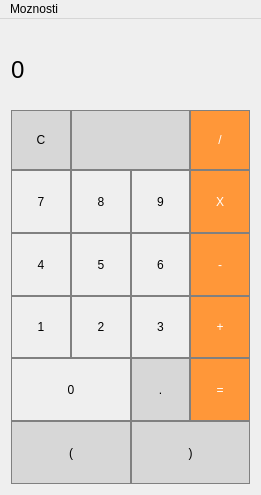
<?xml version="1.0" encoding="UTF-8"?>
<ui version="4.0">
 <class>MainWindow</class>
 <widget class="QMainWindow" name="MainWindow">
  <property name="geometry">
   <rect>
    <x>0</x>
    <y>0</y>
    <width>261</width>
    <height>495</height>
   </rect>
  </property>
  <property name="windowTitle">
   <string>Kalkulačka</string>
  </property>
  <property name="windowIcon">
   <iconset resource="img.qrc">
    <normaloff>:/img/calcu.png</normaloff>:/img/calcu.png</iconset>
  </property>
  <widget class="QWidget" name="centralWidget">
   <layout class="QHBoxLayout" name="horizontalLayout_7">
    <item>
     <layout class="QVBoxLayout" name="verticalLayout_2">
      <property name="spacing">
       <number>0</number>
      </property>
      <property name="sizeConstraint">
       <enum>QLayout::SetMinimumSize</enum>
      </property>
      <item>
       <layout class="QVBoxLayout" name="verticalLayout">
        <property name="spacing">
         <number>0</number>
        </property>
        <property name="sizeConstraint">
         <enum>QLayout::SetMinimumSize</enum>
        </property>
        <item>
         <widget class="QLabel" name="Displej">
          <property name="sizePolicy">
           <sizepolicy hsizetype="Preferred" vsizetype="Preferred">
            <horstretch>0</horstretch>
            <verstretch>0</verstretch>
           </sizepolicy>
          </property>
          <property name="minimumSize">
           <size>
            <width>0</width>
            <height>80</height>
           </size>
          </property>
          <property name="maximumSize">
           <size>
            <width>16777215</width>
            <height>16777215</height>
           </size>
          </property>
          <property name="font">
           <font>
            <pointsize>18</pointsize>
           </font>
          </property>
          <property name="styleSheet">
           <string notr="true">QLabel {
  qproperty-alignment: 'AlignVCenter | AlignRight';
  border: 1px solid gray;
}

background-color : white;</string>
          </property>
          <property name="text">
           <string>0</string>
          </property>
         </widget>
        </item>
        <item>
         <layout class="QHBoxLayout" name="horizontalLayout_6">
          <property name="spacing">
           <number>0</number>
          </property>
          <property name="sizeConstraint">
           <enum>QLayout::SetMinimumSize</enum>
          </property>
          <item>
           <widget class="QPushButton" name="pushButton_vymaz">
            <property name="sizePolicy">
             <sizepolicy hsizetype="Preferred" vsizetype="Preferred">
              <horstretch>0</horstretch>
              <verstretch>0</verstretch>
             </sizepolicy>
            </property>
            <property name="minimumSize">
             <size>
              <width>0</width>
              <height>60</height>
             </size>
            </property>
            <property name="styleSheet">
             <string notr="true">QPushButton {
  background-color: rgb(215, 215, 215);
  border: 1px solid gray;
}
QPushButton:pressed {
    background-color: qlineargradient(x1: 0, y1: 0, x2: 0, y2: 1,
                                      stop: 0 #BEBEBE, stop: 1 #D7D7D7);
}</string>
            </property>
            <property name="text">
             <string>C</string>
            </property>
           </widget>
          </item>
          <item>
           <widget class="QPushButton" name="pushButton_backspace">
            <property name="enabled">
             <bool>true</bool>
            </property>
            <property name="sizePolicy">
             <sizepolicy hsizetype="Preferred" vsizetype="Preferred">
              <horstretch>0</horstretch>
              <verstretch>0</verstretch>
             </sizepolicy>
            </property>
            <property name="minimumSize">
             <size>
              <width>119</width>
              <height>60</height>
             </size>
            </property>
            <property name="styleSheet">
             <string notr="true">QPushButton {
  background-color: rgb(215, 215, 215);
  border: 1px solid gray;
}
QPushButton:pressed {
    background-color: qlineargradient(x1: 0, y1: 0, x2: 0, y2: 1,
                                      stop: 0 #BEBEBE, stop: 1 #D7D7D7);
}</string>
            </property>
            <property name="text">
             <string/>
            </property>
            <property name="icon">
             <iconset>
              <normalon>:/img/bckps.png</normalon>
             </iconset>
            </property>
            <property name="iconSize">
             <size>
              <width>30</width>
              <height>30</height>
             </size>
            </property>
           </widget>
          </item>
          <item>
           <widget class="QPushButton" name="pushButton_deleno">
            <property name="sizePolicy">
             <sizepolicy hsizetype="Preferred" vsizetype="Preferred">
              <horstretch>0</horstretch>
              <verstretch>0</verstretch>
             </sizepolicy>
            </property>
            <property name="minimumSize">
             <size>
              <width>50</width>
              <height>60</height>
             </size>
            </property>
            <property name="styleSheet">
             <string notr="true">QPushButton {
  background-color: rgb(255, 151, 57);
  color: white; 
  border: 1px solid gray;
}

QPushButton:pressed {
    background-color: qlineargradient(x1: 0, y1: 0, x2: 0, y2: 1,
                                      stop: 0 #FF7832, stop: 1 #FF9739);
}</string>
            </property>
            <property name="text">
             <string>/</string>
            </property>
           </widget>
          </item>
         </layout>
        </item>
       </layout>
      </item>
      <item>
       <layout class="QHBoxLayout" name="horizontalLayout_5">
        <property name="spacing">
         <number>0</number>
        </property>
        <property name="sizeConstraint">
         <enum>QLayout::SetMinimumSize</enum>
        </property>
        <item>
         <widget class="QPushButton" name="pushButton_7">
          <property name="sizePolicy">
           <sizepolicy hsizetype="Preferred" vsizetype="Preferred">
            <horstretch>0</horstretch>
            <verstretch>0</verstretch>
           </sizepolicy>
          </property>
          <property name="minimumSize">
           <size>
            <width>0</width>
            <height>60</height>
           </size>
          </property>
          <property name="styleSheet">
           <string notr="true">QPushButton {
   border: 1px solid gray;
}
QPushButton:pressed {
    background-color: qlineargradient(x1: 0, y1: 0, x2: 0, y2: 1,
                                      stop: 0 #dadbde, stop: 1 #f6f7fa);
}</string>
          </property>
          <property name="text">
           <string>7</string>
          </property>
         </widget>
        </item>
        <item>
         <widget class="QPushButton" name="pushButton_8">
          <property name="sizePolicy">
           <sizepolicy hsizetype="Preferred" vsizetype="Preferred">
            <horstretch>0</horstretch>
            <verstretch>0</verstretch>
           </sizepolicy>
          </property>
          <property name="minimumSize">
           <size>
            <width>0</width>
            <height>60</height>
           </size>
          </property>
          <property name="styleSheet">
           <string notr="true">QPushButton {
   border: 1px solid gray;
}
QPushButton:pressed {
    background-color: qlineargradient(x1: 0, y1: 0, x2: 0, y2: 1,
                                      stop: 0 #dadbde, stop: 1 #f6f7fa);
}</string>
          </property>
          <property name="text">
           <string>8</string>
          </property>
         </widget>
        </item>
        <item>
         <widget class="QPushButton" name="pushButton_9">
          <property name="sizePolicy">
           <sizepolicy hsizetype="Preferred" vsizetype="Preferred">
            <horstretch>0</horstretch>
            <verstretch>0</verstretch>
           </sizepolicy>
          </property>
          <property name="minimumSize">
           <size>
            <width>0</width>
            <height>60</height>
           </size>
          </property>
          <property name="styleSheet">
           <string notr="true">QPushButton {
   border: 1px solid gray;
}
QPushButton:pressed {
    background-color: qlineargradient(x1: 0, y1: 0, x2: 0, y2: 1,
                                      stop: 0 #dadbde, stop: 1 #f6f7fa);
}</string>
          </property>
          <property name="text">
           <string>9</string>
          </property>
         </widget>
        </item>
        <item>
         <widget class="QPushButton" name="pushButton_krat">
          <property name="sizePolicy">
           <sizepolicy hsizetype="Preferred" vsizetype="Preferred">
            <horstretch>0</horstretch>
            <verstretch>0</verstretch>
           </sizepolicy>
          </property>
          <property name="minimumSize">
           <size>
            <width>0</width>
            <height>60</height>
           </size>
          </property>
          <property name="styleSheet">
           <string notr="true">QPushButton {
  background-color: rgb(255, 151, 57);
  color: white; 
  border: 1px solid gray;
}

QPushButton:pressed {
    background-color: qlineargradient(x1: 0, y1: 0, x2: 0, y2: 1,
                                      stop: 0 #FF7832, stop: 1 #FF9739);
}</string>
          </property>
          <property name="text">
           <string>X</string>
          </property>
         </widget>
        </item>
       </layout>
      </item>
      <item>
       <layout class="QHBoxLayout" name="horizontalLayout_4">
        <property name="spacing">
         <number>0</number>
        </property>
        <property name="sizeConstraint">
         <enum>QLayout::SetMinimumSize</enum>
        </property>
        <item>
         <widget class="QPushButton" name="pushButton_4">
          <property name="sizePolicy">
           <sizepolicy hsizetype="Preferred" vsizetype="Preferred">
            <horstretch>0</horstretch>
            <verstretch>0</verstretch>
           </sizepolicy>
          </property>
          <property name="minimumSize">
           <size>
            <width>0</width>
            <height>60</height>
           </size>
          </property>
          <property name="styleSheet">
           <string notr="true">QPushButton {
   border: 1px solid gray;
}
QPushButton:pressed {
    background-color: qlineargradient(x1: 0, y1: 0, x2: 0, y2: 1,
                                      stop: 0 #dadbde, stop: 1 #f6f7fa);
}</string>
          </property>
          <property name="text">
           <string>4</string>
          </property>
         </widget>
        </item>
        <item>
         <widget class="QPushButton" name="pushButton_5">
          <property name="sizePolicy">
           <sizepolicy hsizetype="Preferred" vsizetype="Preferred">
            <horstretch>0</horstretch>
            <verstretch>0</verstretch>
           </sizepolicy>
          </property>
          <property name="minimumSize">
           <size>
            <width>0</width>
            <height>60</height>
           </size>
          </property>
          <property name="styleSheet">
           <string notr="true">QPushButton {
   border: 1px solid gray;
}
QPushButton:pressed {
    background-color: qlineargradient(x1: 0, y1: 0, x2: 0, y2: 1,
                                      stop: 0 #dadbde, stop: 1 #f6f7fa);
}</string>
          </property>
          <property name="text">
           <string>5</string>
          </property>
         </widget>
        </item>
        <item>
         <widget class="QPushButton" name="pushButton_6">
          <property name="sizePolicy">
           <sizepolicy hsizetype="Preferred" vsizetype="Preferred">
            <horstretch>0</horstretch>
            <verstretch>0</verstretch>
           </sizepolicy>
          </property>
          <property name="minimumSize">
           <size>
            <width>0</width>
            <height>60</height>
           </size>
          </property>
          <property name="styleSheet">
           <string notr="true">QPushButton {
   border: 1px solid gray;
}
QPushButton:pressed {
    background-color: qlineargradient(x1: 0, y1: 0, x2: 0, y2: 1,
                                      stop: 0 #dadbde, stop: 1 #f6f7fa);
}</string>
          </property>
          <property name="text">
           <string>6</string>
          </property>
         </widget>
        </item>
        <item>
         <widget class="QPushButton" name="pushButton_minus">
          <property name="sizePolicy">
           <sizepolicy hsizetype="Preferred" vsizetype="Preferred">
            <horstretch>0</horstretch>
            <verstretch>0</verstretch>
           </sizepolicy>
          </property>
          <property name="minimumSize">
           <size>
            <width>0</width>
            <height>60</height>
           </size>
          </property>
          <property name="styleSheet">
           <string notr="true">QPushButton {
  background-color: rgb(255, 151, 57);
  color: white; 
  border: 1px solid gray;
}

QPushButton:pressed {
    background-color: qlineargradient(x1: 0, y1: 0, x2: 0, y2: 1,
                                      stop: 0 #FF7832, stop: 1 #FF9739);
}</string>
          </property>
          <property name="text">
           <string>-</string>
          </property>
         </widget>
        </item>
       </layout>
      </item>
      <item>
       <layout class="QHBoxLayout" name="horizontalLayout_3">
        <property name="spacing">
         <number>0</number>
        </property>
        <property name="sizeConstraint">
         <enum>QLayout::SetMinimumSize</enum>
        </property>
        <item>
         <widget class="QPushButton" name="pushButton_1">
          <property name="sizePolicy">
           <sizepolicy hsizetype="Preferred" vsizetype="Preferred">
            <horstretch>0</horstretch>
            <verstretch>0</verstretch>
           </sizepolicy>
          </property>
          <property name="minimumSize">
           <size>
            <width>0</width>
            <height>60</height>
           </size>
          </property>
          <property name="styleSheet">
           <string notr="true">QPushButton {
   border: 1px solid gray;
}
QPushButton:pressed {
    background-color: qlineargradient(x1: 0, y1: 0, x2: 0, y2: 1,
                                      stop: 0 #dadbde, stop: 1 #f6f7fa);
}</string>
          </property>
          <property name="text">
           <string>1</string>
          </property>
         </widget>
        </item>
        <item>
         <widget class="QPushButton" name="pushButton_2">
          <property name="sizePolicy">
           <sizepolicy hsizetype="Preferred" vsizetype="Preferred">
            <horstretch>0</horstretch>
            <verstretch>0</verstretch>
           </sizepolicy>
          </property>
          <property name="minimumSize">
           <size>
            <width>0</width>
            <height>60</height>
           </size>
          </property>
          <property name="styleSheet">
           <string notr="true">QPushButton {
   border: 1px solid gray;
}
QPushButton:pressed {
    background-color: qlineargradient(x1: 0, y1: 0, x2: 0, y2: 1,
                                      stop: 0 #dadbde, stop: 1 #f6f7fa);
}</string>
          </property>
          <property name="text">
           <string>2</string>
          </property>
         </widget>
        </item>
        <item>
         <widget class="QPushButton" name="pushButton_3">
          <property name="sizePolicy">
           <sizepolicy hsizetype="Preferred" vsizetype="Preferred">
            <horstretch>0</horstretch>
            <verstretch>0</verstretch>
           </sizepolicy>
          </property>
          <property name="minimumSize">
           <size>
            <width>0</width>
            <height>60</height>
           </size>
          </property>
          <property name="styleSheet">
           <string notr="true">QPushButton {
   border: 1px solid gray;
}
QPushButton:pressed {
    background-color: qlineargradient(x1: 0, y1: 0, x2: 0, y2: 1,
                                      stop: 0 #dadbde, stop: 1 #f6f7fa);
}</string>
          </property>
          <property name="text">
           <string>3</string>
          </property>
         </widget>
        </item>
        <item>
         <widget class="QPushButton" name="pushButton_plus">
          <property name="sizePolicy">
           <sizepolicy hsizetype="Preferred" vsizetype="Preferred">
            <horstretch>0</horstretch>
            <verstretch>0</verstretch>
           </sizepolicy>
          </property>
          <property name="minimumSize">
           <size>
            <width>0</width>
            <height>60</height>
           </size>
          </property>
          <property name="styleSheet">
           <string notr="true">QPushButton {
  background-color: rgb(255, 151, 57);
  color: white; 
  border: 1px solid gray;
}

QPushButton:pressed {
    background-color: qlineargradient(x1: 0, y1: 0, x2: 0, y2: 1,
                                      stop: 0 #FF7832, stop: 1 #FF9739);
}</string>
          </property>
          <property name="text">
           <string>+</string>
          </property>
         </widget>
        </item>
       </layout>
      </item>
      <item>
       <layout class="QHBoxLayout" name="horizontalLayout_2">
        <property name="spacing">
         <number>0</number>
        </property>
        <property name="sizeConstraint">
         <enum>QLayout::SetMinimumSize</enum>
        </property>
        <item>
         <widget class="QPushButton" name="pushButton_0">
          <property name="sizePolicy">
           <sizepolicy hsizetype="Preferred" vsizetype="Preferred">
            <horstretch>0</horstretch>
            <verstretch>0</verstretch>
           </sizepolicy>
          </property>
          <property name="minimumSize">
           <size>
            <width>120</width>
            <height>60</height>
           </size>
          </property>
          <property name="styleSheet">
           <string notr="true">QPushButton {
   border: 1px solid gray;
}
QPushButton:pressed {
    background-color: qlineargradient(x1: 0, y1: 0, x2: 0, y2: 1,
                                      stop: 0 #dadbde, stop: 1 #f6f7fa);
}</string>
          </property>
          <property name="text">
           <string>0</string>
          </property>
         </widget>
        </item>
        <item>
         <widget class="QPushButton" name="pushButton_deci">
          <property name="sizePolicy">
           <sizepolicy hsizetype="Preferred" vsizetype="Preferred">
            <horstretch>0</horstretch>
            <verstretch>0</verstretch>
           </sizepolicy>
          </property>
          <property name="minimumSize">
           <size>
            <width>0</width>
            <height>60</height>
           </size>
          </property>
          <property name="styleSheet">
           <string notr="true">QPushButton {
  background-color: rgb(215, 215, 215);
  border: 1px solid gray;
}
QPushButton:pressed {
    background-color: qlineargradient(x1: 0, y1: 0, x2: 0, y2: 1,
                                      stop: 0 #BEBEBE, stop: 1 #D7D7D7);
}</string>
          </property>
          <property name="text">
           <string>.</string>
          </property>
         </widget>
        </item>
        <item>
         <widget class="QPushButton" name="pushButton_rovnasa">
          <property name="sizePolicy">
           <sizepolicy hsizetype="Preferred" vsizetype="Preferred">
            <horstretch>0</horstretch>
            <verstretch>0</verstretch>
           </sizepolicy>
          </property>
          <property name="minimumSize">
           <size>
            <width>60</width>
            <height>60</height>
           </size>
          </property>
          <property name="styleSheet">
           <string notr="true">QPushButton {
  background-color: rgb(255, 151, 57);
  color: white; 
  border: 1px solid gray;
}

QPushButton:pressed {
    background-color: qlineargradient(x1: 0, y1: 0, x2: 0, y2: 1,
                                      stop: 0 #FF7832, stop: 1 #FF9739);
}</string>
          </property>
          <property name="text">
           <string>=</string>
          </property>
         </widget>
        </item>
       </layout>
      </item>
      <item>
       <layout class="QHBoxLayout" name="horizontalLayout">
        <property name="spacing">
         <number>0</number>
        </property>
        <property name="sizeConstraint">
         <enum>QLayout::SetMinimumSize</enum>
        </property>
        <property name="topMargin">
         <number>0</number>
        </property>
        <property name="rightMargin">
         <number>0</number>
        </property>
        <property name="bottomMargin">
         <number>0</number>
        </property>
        <item>
         <widget class="QPushButton" name="pushButton_lava">
          <property name="sizePolicy">
           <sizepolicy hsizetype="Preferred" vsizetype="Preferred">
            <horstretch>0</horstretch>
            <verstretch>0</verstretch>
           </sizepolicy>
          </property>
          <property name="minimumSize">
           <size>
            <width>50</width>
            <height>60</height>
           </size>
          </property>
          <property name="styleSheet">
           <string notr="true">QPushButton {
  background-color: rgb(215, 215, 215);
  border: 1px solid gray;
}
QPushButton:pressed {
    background-color: qlineargradient(x1: 0, y1: 0, x2: 0, y2: 1,
                                      stop: 0 #BEBEBE, stop: 1 #D7D7D7);
}</string>
          </property>
          <property name="text">
           <string>(</string>
          </property>
         </widget>
        </item>
        <item>
         <widget class="QPushButton" name="pushButton_prava">
          <property name="sizePolicy">
           <sizepolicy hsizetype="Preferred" vsizetype="Preferred">
            <horstretch>0</horstretch>
            <verstretch>0</verstretch>
           </sizepolicy>
          </property>
          <property name="minimumSize">
           <size>
            <width>50</width>
            <height>60</height>
           </size>
          </property>
          <property name="styleSheet">
           <string notr="true">QPushButton {
  background-color: rgb(215, 215, 215);
  border: 1px solid gray;
}
QPushButton:pressed {
    background-color: qlineargradient(x1: 0, y1: 0, x2: 0, y2: 1,
                                      stop: 0 #BEBEBE, stop: 1 #D7D7D7);
}</string>
          </property>
          <property name="text">
           <string>)</string>
          </property>
         </widget>
        </item>
       </layout>
      </item>
     </layout>
    </item>
   </layout>
  </widget>
  <widget class="QMenuBar" name="menuBar">
   <property name="geometry">
    <rect>
     <x>0</x>
     <y>0</y>
     <width>261</width>
     <height>21</height>
    </rect>
   </property>
   <widget class="QMenu" name="menuMo_nosti">
    <property name="title">
     <string>Moznosti</string>
    </property>
    <addaction name="actionStandart"/>
    <addaction name="separator"/>
    <addaction name="actionPrevod_Dec_Bin_Hex"/>
    <addaction name="actionKurz_listok"/>
   </widget>
   <addaction name="menuMo_nosti"/>
  </widget>
  <action name="actionStandart">
   <property name="enabled">
    <bool>false</bool>
   </property>
   <property name="text">
    <string>Standardna kalkulacka</string>
   </property>
  </action>
  <action name="actionPrevod_Dec_Bin_Hex">
   <property name="text">
    <string>Prevod Dec-Bin-Hex</string>
   </property>
  </action>
  <action name="actionKurz_listok">
   <property name="text">
    <string>Kurz. listok</string>
   </property>
  </action>
 </widget>
 <layoutdefault spacing="6" margin="11"/>
 <resources>
  <include location="img.qrc"/>
 </resources>
 <connections/>
</ui>
